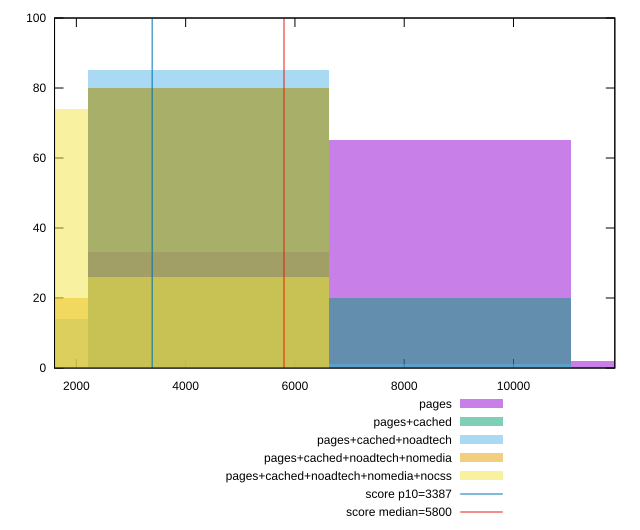

Recreate this plot in gnuplot.
reset

$pages <<EOF
8840.970781343789 65
13261.456172015683 2
4420.4853906718945 33
EOF

$pagesCached <<EOF
8840.970781343789 20
4420.4853906718945 80
EOF

$pagesCachedNoadtech <<EOF
4420.4853906718945 85
0 14
8840.970781343789 1
EOF

$pagesCachedNoadtechNomedia <<EOF
4420.4853906718945 80
0 20
EOF

$pagesCachedNoadtechNomediaNocss <<EOF
4420.4853906718945 26
0 74
EOF

set key outside below
set boxwidth 4420.4853906718945
set xrange [1600.4009999999998:11854.37589098875]
set yrange [0:100]
set trange [0:100]
set style fill transparent solid 0.5 noborder

set parametric
set terminal svg size 640, 530 enhanced background rgb 'white'
set output "report_00015_2021-02-09T16-11-33.973Z/speed-index/comparison/histogram/all_raw.svg"

plot $pages title "pages" with boxes, \
     $pagesCached title "pages+cached" with boxes, \
     $pagesCachedNoadtech title "pages+cached+noadtech" with boxes, \
     $pagesCachedNoadtechNomedia title "pages+cached+noadtech+nomedia" with boxes, \
     $pagesCachedNoadtechNomediaNocss title "pages+cached+noadtech+nomedia+nocss" with boxes, \
     3387,t title "score p10=3387", \
     5800,t title "score median=5800"

reset
